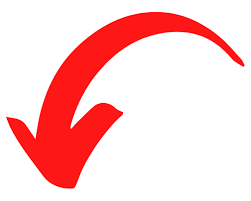
#> input picture image/images.png, 251 x 201 px, found by its file name
$ python main.py
#> lines starting #> are read from the running program, lines starting #| are printed output that depends on the picture
import numpy as np
from PIL import Image
import pyautogui
import time

def load_image(image_path):
#> called with image_path = 'image\\images.png'
    return np.array(Image.open(image_path).convert("L"))
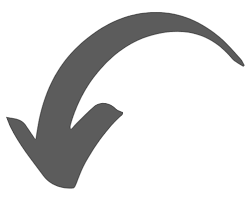
#> returned value: shape (201, 251); min 76, max 255, mean 221.1

def get_streaks(row, threshold):
    binary = (row < threshold).astype(int)
    change_points = np.where(np.diff(binary))[0]

    streaks = []
    start = 0
    current_val = binary[0]

    for point in change_points:
        streaks.append([point - start + 1, current_val])
        start = point + 1
        current_val = 1 - current_val

    streaks.append([len(binary) - start, current_val])
    return streaks

def process_image_to_bits(array, threshold):
    return [get_streaks(row, threshold) for row in array]

def draw_from_bits(bit_image, pixel_size, delay):
    pyautogui.PAUSE = delay
    start_x, current_y = pyautogui.position()

    for row in bit_image:
        current_x = start_x
        for streak, bit in row:
            if bit:
                pyautogui.moveTo(current_x, current_y)
                pyautogui.dragTo(current_x + streak * pixel_size, current_y, duration=0)
            current_x += streak * pixel_size
        current_y += pixel_size

def main():
    source_image = r"image\images.png"
    pixel_size = 1
    delay = 0
    image_average = True

    start_processing_time = time.time()

    image_array = load_image(source_image)
    threshold = np.mean(image_array) if image_average else 128
#> threshold = 221.1

    bit_image = process_image_to_bits(image_array, threshold)
#> bit_image = 201 items

    end_processing_time = time.time()


    print("starting in 3...")
    time.sleep(3)

    start_time = time.time()
    draw_from_bits(bit_image, pixel_size, delay)
    print(f"Drawing image completed in {time.time() - start_time:.2f} seconds, with a processing time of {end_processing_time-start_processing_time:.2f}")

if __name__ == "__main__":
#> (the run stopped early here; a loop or call above may not have finished)
